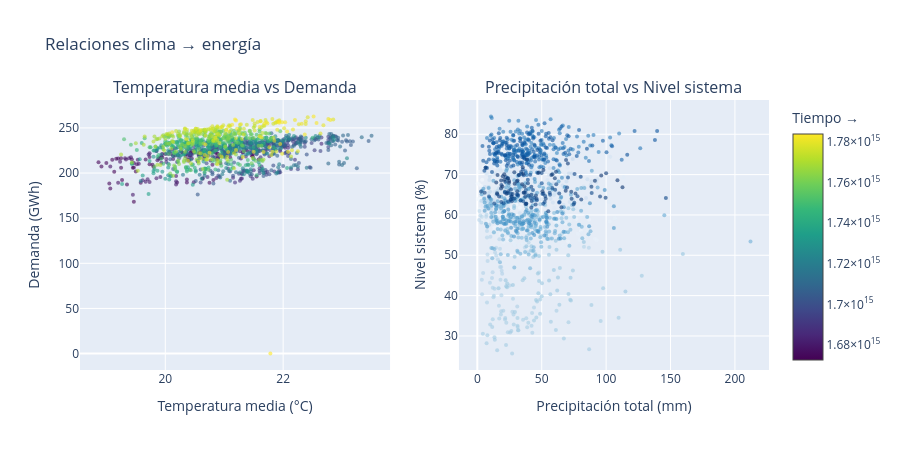

This figure's notebook cell:
### Code cell
# ── Clima vs Demanda ──────────────────────────────────────────────────────────
df_clima = con.execute("""
    SELECT
        fecha,
        AVG(temp_mean)     AS temp_media,
        AVG(temp_max)      AS temp_max,
        SUM(precipitacion) AS precip_total
    FROM clima_historico
    GROUP BY fecha
    ORDER BY fecha
""").df()

df_clima["fecha"] = pd.to_datetime(df_clima["fecha"])

# Unir clima + demanda
df_clima_dem = df_clima.merge(
    df_demanda[["fecha", "valor_gwh"]], on="fecha", how="inner"
)

fig = make_subplots(
    rows=1, cols=2,
    subplot_titles=(
        "Temperatura media vs Demanda",
        "Precipitación total vs Nivel sistema"
    )
)

# Scatter temperatura vs demanda
fig.add_trace(
    go.Scatter(
        x=df_clima_dem["temp_media"],
        y=df_clima_dem["valor_gwh"],
        mode="markers",
        marker=dict(
            color=df_clima_dem["fecha"].astype("int64"),
            colorscale="Viridis",
            size=4,
            opacity=0.6,
            showscale=True,
            colorbar=dict(title="Tiempo →"),
        ),
        name="Temp vs Demanda",
        text=df_clima_dem["fecha"].dt.strftime("%Y-%m-%d"),
        hovertemplate="Fecha: %{text}<br>Temp: %{x:.1f}°C<br>Demanda: %{y:.1f} GWh",
    ),
    row=1, col=1
)

# Scatter precipitación vs nivel sistema
df_precip_niv = df_clima.merge(df_sistema, on="fecha", how="inner")

fig.add_trace(
    go.Scatter(
        x=df_precip_niv["precip_total"],
        y=df_precip_niv["pct_sistema"],
        mode="markers",
        marker=dict(
            color=df_precip_niv["fecha"].astype("int64"),
            colorscale="Blues",
            size=4,
            opacity=0.6,
        ),
        name="Precip vs Nivel",
        text=df_precip_niv["fecha"].dt.strftime("%Y-%m-%d"),
        hovertemplate="Fecha: %{text}<br>Precip: %{x:.1f}mm<br>Nivel: %{y:.1f}%",
    ),
    row=1, col=2
)

fig.update_xaxes(title_text="Temperatura media (°C)", row=1, col=1)
fig.update_yaxes(title_text="Demanda (GWh)", row=1, col=1)
fig.update_xaxes(title_text="Precipitación total (mm)", row=1, col=2)
fig.update_yaxes(title_text="Nivel sistema (%)", row=1, col=2)

fig.update_layout(
    title="Relaciones clima → energía",
    height=450,
    showlegend=False,
)
fig.show()

# Correlaciones
corr_temp = df_clima_dem[["temp_media","valor_gwh"]].corr().loc["temp_media","valor_gwh"]
corr_precip = df_precip_niv[["precip_total","pct_sistema"]].corr().loc["precip_total","pct_sistema"]
print(f"Correlación temperatura vs demanda:       {corr_temp:.3f}")
print(f"Correlación precipitación vs nivel sistema: {corr_precip:.3f}")

### Figure 1 — Plotly figure (JSON) as saved in the notebook; plotly's stock layout.template omitted (floating-point values rounded to 4 significant figures; data arrays with more than 128 entries replaced by an {"elided": "..."} marker saying what was removed)
{"data": [{"hovertemplate": "Fecha: %{text}<br>Temp: %{x:.1f}°C<br>Demanda: %{y:.1f} GWh", "marker": {"color": {"elided": "1291 int values"}, "colorbar": {"title": {"text": "Tiempo →"}}, "colorscale": [[0, "#440154"], [0.1111, "#482878"], [0.2222, "#3e4989"], [0.3333, "#31688e"], [0.4444, "#26828e"], [0.5556, "#1f9e89"], [0.6667, "#35b779"], [0.7778, "#6ece58"], [0.8889, "#b5de2b"], [1, "#fde725"]], "opacity": 0.6, "showscale": true, "size": 4}, "mode": "markers", "name": "Temp vs Demanda", "text": {"elided": "1291 str values"}, "type": "scatter", "x": {"elided": "1291 float values"}, "xaxis": "x", "y": {"elided": "1291 float values"}, "yaxis": "y"}, {"hovertemplate": "Fecha: %{text}<br>Precip: %{x:.1f}mm<br>Nivel: %{y:.1f}%", "marker": {"color": {"elided": "1291 int values"}, "colorscale": [[0, "rgb(247,251,255)"], [0.125, "rgb(222,235,247)"], [0.25, "rgb(198,219,239)"], [0.375, "rgb(158,202,225)"], [0.5, "rgb(107,174,214)"], [0.625, "rgb(66,146,198)"], [0.75, "rgb(33,113,181)"], [0.875, "rgb(8,81,156)"], [1, "rgb(8,48,107)"]], "opacity": 0.6, "size": 4}, "mode": "markers", "name": "Precip vs Nivel", "text": {"elided": "1291 str values"}, "type": "scatter", "x": {"elided": "1291 float values"}, "xaxis": "x2", "y": {"elided": "1291 float values"}, "yaxis": "y2"}], "layout": {"annotations": [{"font": {"size": 16}, "showarrow": false, "text": "Temperatura media vs Demanda", "x": 0.225, "xanchor": "center", "xref": "paper", "y": 1, "yanchor": "bottom", "yref": "paper"}, {"font": {"size": 16}, "showarrow": false, "text": "Precipitación total vs Nivel sistema", "x": 0.775, "xanchor": "center", "xref": "paper", "y": 1, "yanchor": "bottom", "yref": "paper"}], "height": 450, "showlegend": false, "title": {"text": "Relaciones clima → energía"}, "xaxis": {"anchor": "y", "domain": [0, 0.45], "title": {"text": "Temperatura media (°C)"}}, "xaxis2": {"anchor": "y2", "domain": [0.55, 1], "title": {"text": "Precipitación total (mm)"}}, "yaxis": {"anchor": "x", "domain": [0, 1], "title": {"text": "Demanda (GWh)"}}, "yaxis2": {"anchor": "x2", "domain": [0, 1], "title": {"text": "Nivel sistema (%)"}}}}
